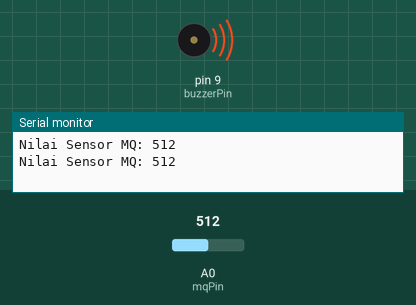
Recording of a sketch running on a simulated Arduino Uno, built with avr-gcc and run on an emulated ATmega328P. Shown: buzzer (waves = sounding, pin HIGH), the last lines printed to the serial monitor. The test bench sets the inputs (shaded band); at power-on: A0 (mqPin) = 512.

Above: at 1.8 s.
1.9 s: A0 (mqPin) set to 493
At 2.3 s:
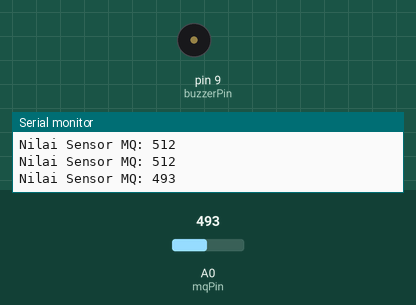
3.5 s: A0 (mqPin) set to 510
At 5.0 s:
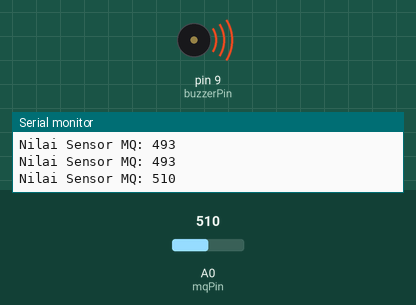
5.5 s: A0 (mqPin) set to 490
At 6.6 s:
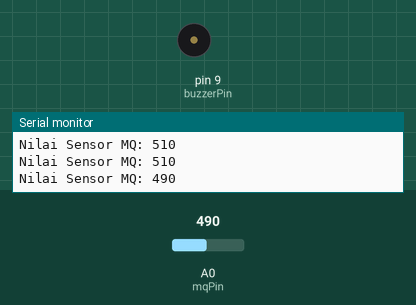
Timing chart, 0 to 8.5 s (numbered marks = the images above; inputs shaded):
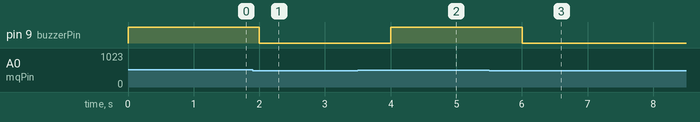

The sketch:

2.ino
```cpp
// Pin yang digunakan untuk sensor MQ
const int mqPin = A0;
// Pin yang digunakan untuk buzzer
const int buzzerPin = 9;


void setup() {
  Serial.begin(9600);

  // Mengatur pin buzzer sebagai OUTPUT
  pinMode(buzzerPin, OUTPUT);
}

void loop() {
  // Membaca nilai sensor MQ
  int mqValue = analogRead(mqPin);

  // Menampilkan nilai di Serial Monitor
  Serial.print("Nilai Sensor MQ: ");
  Serial.println(mqValue);

  // Memeriksa apakah nilai melebihi 500
  if (mqValue > 500) {
    // Mengaktifkan buzzer
    digitalWrite(buzzerPin, HIGH);
  } else {
    // Mematikan buzzer
    digitalWrite(buzzerPin, LOW);
  }

  // Delay sebelum membaca ulang
  delay(1000);
}
```

Measured:
- the behaviour switches between 501 and 500 on A0 (mqPin) (found by bisection; images 0 and 1)
- after the input at 1.9 s, pin 9 (buzzerPin): HIGH → LOW after 0.10 s
- after the input at 3.5 s, pin 9 (buzzerPin): LOW → HIGH after 0.50 s
- after the input at 5.5 s, pin 9 (buzzerPin): HIGH → LOW after 0.50 s
